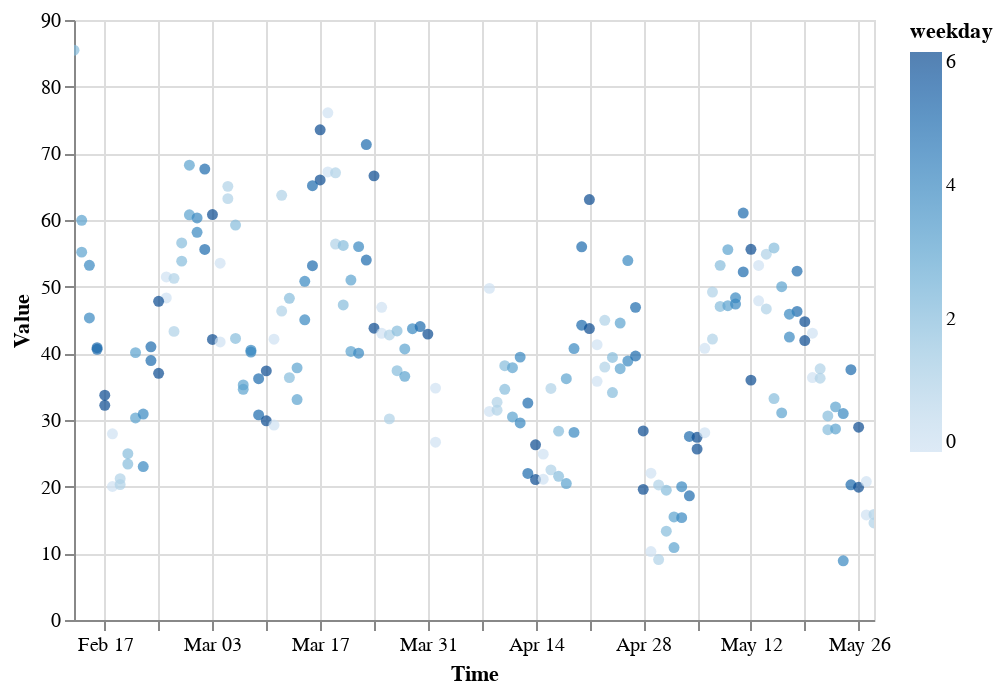

Source (notebook cell):
### Markdown cell above
หลักการของ Altair
1. นำข้อมูลเข้าไปใน object Chart
2. กำหนด mark (กำหนดว่าจะเอากราฟแบบไหน) สามารถดู mark ได้ที่ https://altair-viz.github.io/user_guide/marks.html
3. encode ข้อมูลเข้าไปเป็น แกนแต่ละแกน สี และส่วนประกอบอื่นๆ
4. ใส่ฟังก์ชัน interactive เข้าไป

### Code cell
import altair as alt
alt.Chart(aggdata[aggdata['Group']=='PTT']).mark_circle().encode(
    x='Time',
    y='Value',
    color='weekday',
    tooltip=['Series', 'Value']
).interactive()

### Figure 1 — Vega-Lite specification as saved in the notebook (floating-point values rounded to 4 significant figures; data arrays with more than 128 entries replaced by an {"elided": "..."} marker saying what was removed)
{"config": {"view": {"continuousWidth": 400, "continuousHeight": 300}}, "data": {"name": "data-88a0a4ca39798c01c340931a7bf9e6db"}, "mark": "circle", "encoding": {"color": {"field": "weekday", "type": "quantitative"}, "tooltip": [{"field": "Series", "type": "nominal"}, {"field": "Value", "type": "quantitative"}], "x": {"field": "Time", "type": "temporal"}, "y": {"field": "Value", "type": "quantitative"}}, "selection": {"selector001": {"type": "interval", "bind": "scales", "encodings": ["x", "y"]}}, "$schema": "https://vega.github.io/schema/vega-lite/v4.17.0.json", "datasets": {"data-88a0a4ca39798c01c340931a7bf9e6db": {"elided": "194 records"}}}
